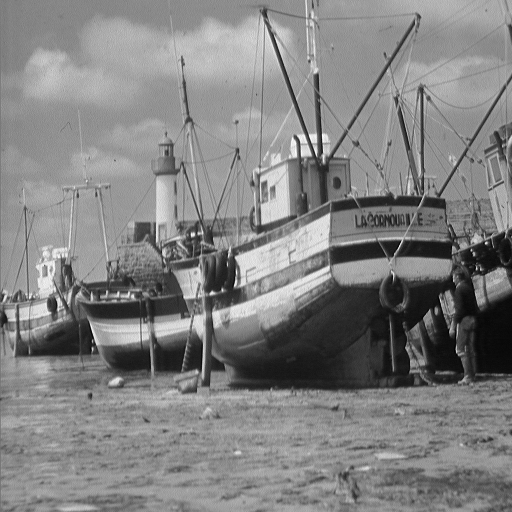
%> input picture Boat.tiff, 512 x 512 px
$ octave FinalCodem3.m   (GNU Octave 9; MATLAB toolbox functions it lacks are replaced by stand-ins)
%> lines starting %> are read from the running program, lines starting %| are printed output that depends on the picture
clc;
clear;
% cover_image=imread('lena_gray.bmp');   %COVER IMAGE
cover_image=imread('Boat.tiff');
%> cover_image is the input picture: size 512x512 uint8; min 0, max 255, mean 129.7
%Resizing the cover image to size 512 x 512
cover_image=imresize(cover_image,[128 128]);
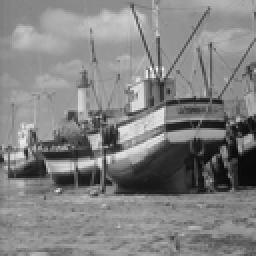
%> cover_image: size 128x128 uint8 (shown 2 times larger); min 9, max 245, mean 129.7

% Displaying the cover image
figure(1)
imshow(cover_image);
title('Cover Image');

% Reading the secret image that is to be hidden
hidden_image=imread('male.bmp');
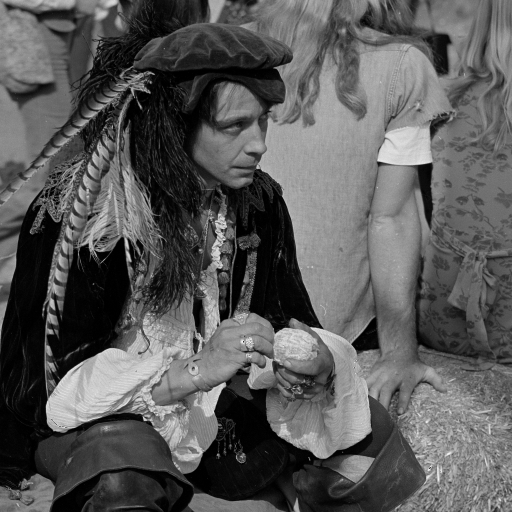
%> input picture male.bmp, 1024 x 1024 px (shown at 1/2 size)
%> hidden_image is the input picture: size 1024x1024 uint8; min 0, max 255, mean 89
% Resizing the cover image depending upon current_pixel_row pixel group and B bpp
hidden_image=imresize(hidden_image,[45 45]);
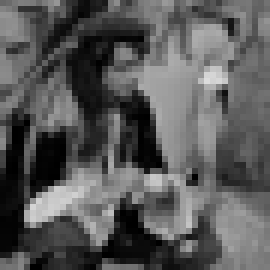
%> hidden_image: size 45x45 uint8 (shown 6 times larger); min 0, max 220, mean 89
pattern=[1 0 2];

% Displaying the secret image
figure(2);
imshow(hidden_image);
title('Secret Image');

% Converting the secret image pixel matrix into 1D vector of pixels
row_vector_image = reshape(hidden_image,1,[]);
%> row_vector_image = 2025 values, max 220 at index 1544, min 0 at index 112, mean 88.98
Data = row_vector_image;
%> Data has the same summary as row_vector_image
% HI_height stores the height and HI_width stores the widht of the secret image
[HI_height,HI_width]=size(hidden_image);
%> HI_height = 45; HI_width = 45

% Perform Huffman Encoding
header=0;

% Computing Header for Huffman Encoding
POS=0;
S_=size(Data);
%> S_ = [1 2025]
for i=1:S_(2)
    if (POS~=0)
      huffman_code_rows=size(header); F=0;
      huffman_code_cols=1;
      while (F==0 && huffman_code_cols<=huffman_code_rows(2))
         if (Data(i)==header(huffman_code_cols))
             F=1;
         end
         huffman_code_cols=huffman_code_cols+1;
      end
    else
        F=0;
    end
    if (F==0)
      POS=POS+1;
      header(POS)=Data(i);
    end
end
%> after the loop, F = 1; POS = 207; header = 207 values, max 220 at index 203, min 0 at index 63, mean 103.7; huffman_code_cols = 83; huffman_code_rows = [1 207]

% Computing probaility of pixel values
S_H=size(header);
%> S_H = [1 207]
Count(1:S_H(2))=0;
for i=1:S_H(2)
    for j=1:S_(2)
        if (Data(j)==header(i))
            Count(i)=Count(i)+1;
        end
    end
end
%> after the loop, Count = 207 values, max 29 at index 29, min 1 at index 114, mean 9.78
Count=Count./S_(2);
%> Count = 207 values, max 0.0143 at index 29, min 0.000494 at index 114, mean 0.00483

% Sorting the pixel values according to their occurrences decreasingly
for i=1:S_H(2)-1
    for j=i+1:S_H(2)
        if (Count(j)>Count(i))
            T1=Count(i); Count(i)=Count(j); Count(j)=T1;
            T1=header(i); header(i)=header(j); header(j)=T1;
        end
    end
end
%> after the loop, Count = 207 values, max 0.0143 at index 1, min 0.000494 at index 192, mean 0.00483; T1 = 205; header = 207 values, max 220 at index 203, min 0 at index 2, mean 103.7

 % Creating Huffman dictionary using
 % header variable that stores the unique pixel values
 % Count variable that stores the probability of occurrence corresponding
 % to header variable
%> (the run ends here)
